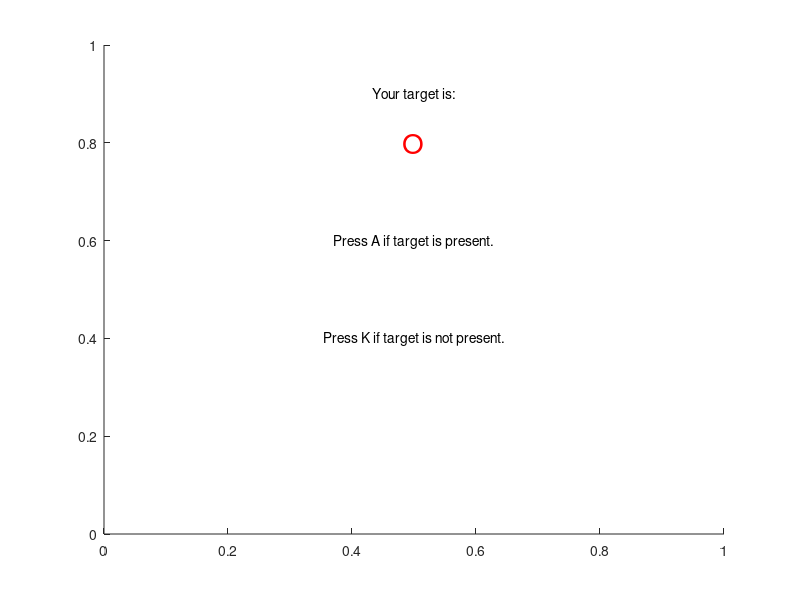
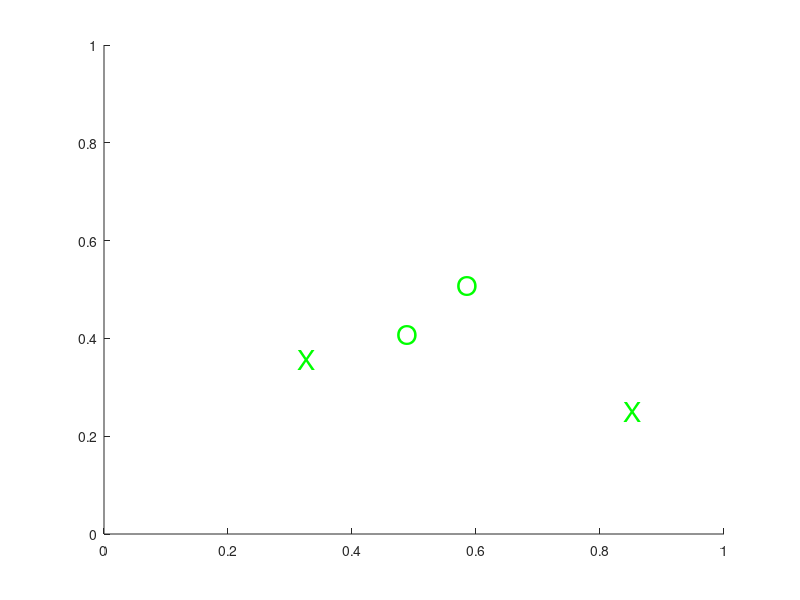
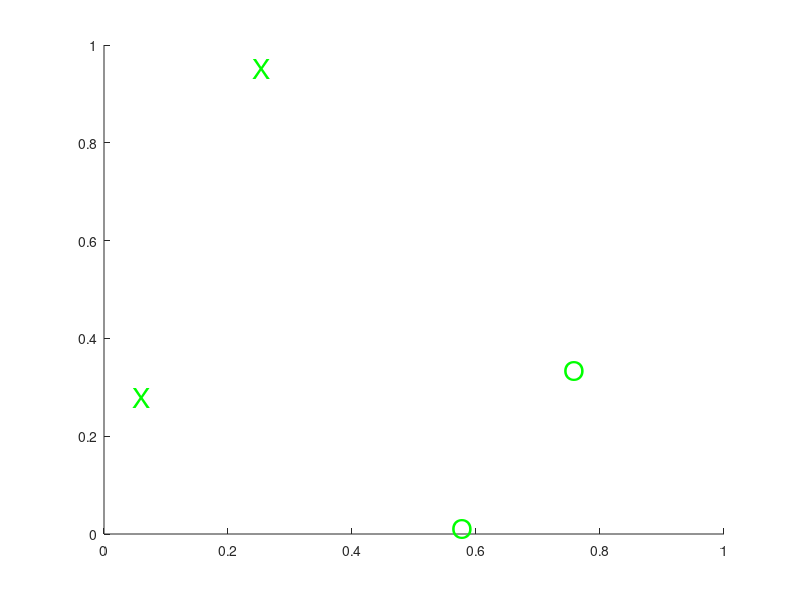
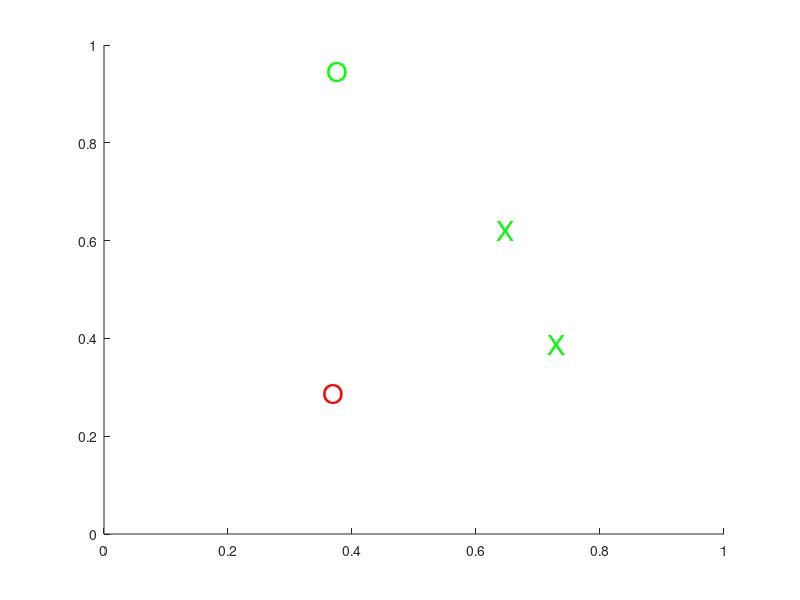

The MATLAB source for these figures, in order:
%% Header
% Collect data from a basic visual search experiment
% Scientific Programming, Spring 2015, Assignment 2
% Course taught by Pascal Wallisch
% Isaac Purton, 3/22/2015

%% Housekeeping
clear all
close all
clc

rng('default')
    % Resets random number generator to its default value

scrsz = get(0,'ScreenSize');
    % Gets size of current monitor

data = {};
for ii = 1:8
    data{ii} = zeros(20,3);
        % Initializes data variable with 8 cells, one for each block
end
stim_order = [1 1 1 1 1 1 1 1 1 1 0 0 0 0 0 0 0 0 0 0];
    % Initializes template stim_order; length = 20
    % stim_order determines whether or not a target is present in a given
    % trial.
stim_order_rand = zeros(160,1);
    % Initializes stim_order_rand variable
jj = 20;
    % Initializes counter jj
for ii = 1:20:160
    stim_order_rand(ii:jj) = stim_order(randperm(length(stim_order)));
    jj = jj + 20;
end
    % Creates a 160-length vector consisting of 8, 20-length vectors.
    % Each of those 20-length vectors is a randomized stim_order specific
    % to each block of trials.
%% DATA COLLECTION
% Show Instruction screen
startup = figure;
set(startup,'visible','off')
set(startup,'Position', [scrsz(3)/4, scrsz(4)/4, scrsz(3)/2, scrsz(4)/2])
    % Centers figure window on screen
set(startup,'ToolBar','none')
    % Omits Figure toolbar

hold on
instr = text(0.5,0.9,'Your target is:');
set(instr,'color','k','HorizontalAlignment','center')
target = text(0.5,0.8,'O');
set(target,'color','r','fontsize',20,'HorizontalAlignment','center')
instr2 = text(0.5,0.6,'Press A if target is present.');
set(instr2,'color','k','HorizontalAlignment','center')
instr3 = text(0.5,0.4,'Press K if target is not present.');
set(instr3,'color','k','HorizontalAlignment','center')
set(startup,'visible','on')
pause(10)
hold off
close(startup)
    % Displays instructions in a figure for 10 seconds (using pause),
    % then closes that figure.
k = 1;
    % Initializes counter k; this is used to keep the code for storing data
    % consistent.
%% Block of 4 item Pop-out (20 trials)
for ii = 1:20
    jj = 1;
        % Initialize a counter used for drawing stimuli
    display = figure;
        % Initializes trial figure
    set(display,'visible','off')
        % Sets figure to be invisible
    set(display,'Position', [scrsz(3)/4, scrsz(4)/4, scrsz(3)/2, ...
        scrsz(4)/2])
        % Centers figure window
    set(display,'ToolBar','none')
        % Disables toolbar in window
    hold on
    while jj <= 4
        % Draws four objects in figure
        if jj == 1 && stim_order_rand(ii) == 1
            t = text(rand(1),rand(1),'O');
            set(t,'color','r','fontsize',20)
            % Draws target if the stim_order_rand value for this trial is 1
        elseif jj == 1 && stim_order_rand(ii) == 0
            t = text(rand(1),rand(1),'O');
            set(t,'color','g','fontsize',20)
            % If the stim_order_rand value for this trial is 0, doesn't
            % draw target.
        elseif jj == 2
            o = text(rand(1),rand(1),'O');
            set(o,'color','g','fontsize',20)
        elseif jj > 2
            g = text(rand(1),rand(1),'X');
            set(g,'color','g','fontsize',20)
        end
        jj = jj + 1;
            % Increments jj
    end
    set(display,'visible','on')
        % Makes figure visible after all stimuli have been drawn
    tic
    pause
    captured_stroke = get(display,'CurrentCharacter');
    data{k}(ii,1) = toc;
        % Stores rt value in data array once a character has been pressed
    if strcmp(captured_stroke,'a') == 1 && stim_order_rand(ii) == 1
        data{k}(ii,2) = 1;
        % Prints 1 if target was present and captured stroke was correct
        % 'Hit'
    elseif strcmp(captured_stroke,'k') == 1 && stim_order_rand(ii) == 0
        data{k}(ii,2) = 2;
        % Prints 2 if target was NOT present and cap. stroke was correct
        % 'Correct Rejection'
    else
        data{k}(ii,2) = 0;
        % Prints 0 if anything else is done
        % 'Miss'
    end
    data{k}(ii,3) = 4;
        % Prints set size
    close
end
k = k + 1;
    % Increments k
%% Block of 8 item Pop-out (20 trials)
for ii = 21:40
    jj = 1;
    display = figure;
    set(display,'Position', [scrsz(3)/4, scrsz(4)/4, scrsz(3)/2, ...
        scrsz(4)/2])
    set(display,'ToolBar','none')
    hold on
    while jj <= 8
        if jj == 1 && stim_order_rand(ii) == 1
            t = text(rand(1),rand(1),'O');
            set(t,'color','r','fontsize',20)
        elseif jj == 1 && stim_order_rand(ii) == 0
            t = text(rand(1),rand(1),'O');
            set(t,'color','g','fontsize',20)
        elseif jj > 1 && jj <= 4
            o = text(rand(1),rand(1),'O');
            set(o,'color','g','fontsize',20)
        elseif jj >= 5
            g = text(rand(1),rand(1),'X');
            set(g,'color','g','fontsize',20)
        end
        jj = jj + 1;
    end
    set(display,'visible','on')
    tic
    pause
    captured_stroke = get(display,'CurrentCharacter');
    data{k}(ii,1) = toc;
    if strcmp(captured_stroke,'a') == 1 && stim_order_rand(ii) == 1
        data{k}(ii,2) = 1;
    elseif strcmp(captured_stroke,'k') == 1 && stim_order_rand(ii) == 0
        data{k}(ii,2) = 2;
    else
        data{k}(ii,2) = 0;
    end
    data{k}(ii,3) = 8;
    close
end
k = k + 1;
%% Block of 12 item Pop-out (20 trials)
for ii = 41:60
    jj = 1;
    display = figure;
    set(display,'visible','off')
    set(display,'Position', [scrsz(3)/4, scrsz(4)/4, scrsz(3)/2, ...
        scrsz(4)/2])
    set(display,'ToolBar','none')
    hold on
    while jj <= 12
        if jj == 1 && stim_order_rand(ii) == 1
            t = text(rand(1),rand(1),'O');
            set(t,'color','r','fontsize',20)
        elseif jj == 1 && stim_order_rand(ii) == 0
            t = text(rand(1),rand(1),'O');
            set(t,'color','g','fontsize',20)
        elseif jj > 1 && jj <= 6
            o = text(rand(1),rand(1),'O');
            set(o,'color','g','fontsize',20)
        elseif jj >= 7
            g = text(rand(1),rand(1),'X');
            set(g,'color','g','fontsize',20)
        end
        jj = jj + 1;
    end
    set(display,'visible','on')
    tic
    pause
    captured_stroke = get(display,'CurrentCharacter');
    data{k}(ii,1) = toc;
    if strcmp(captured_stroke,'a') == 1 && stim_order_rand(ii) == 1
        data{k}(ii,2) = 1;
    elseif strcmp(captured_stroke,'k') == 1 && stim_order_rand(ii) == 0
        data{k}(ii,2) = 2;
    else
        data{k}(ii,2) = 0;
    end
    data{k}(ii,3) = 12;
    close
end
k = k + 1;
%% Block of 16 item Pop-out (20 trials)
for ii = 61:80
    jj = 1;
    display = figure;
    set(display,'visible','off')
    set(display,'Position', [scrsz(3)/4, scrsz(4)/4, scrsz(3)/2, ...
        scrsz(4)/2])
    set(display,'ToolBar','none')
    hold on
    while jj <= 16
        if jj == 1 && stim_order_rand(ii) == 1
            t = text(rand(1),rand(1),'O');
            set(t,'color','r','fontsize',20)
        elseif jj == 1 && stim_order_rand(ii) == 0
            t = text(rand(1),rand(1),'O');
            set(t,'color','g','fontsize',20)
        elseif jj > 1 && jj <= 8
            o = text(rand(1),rand(1),'O');
            set(o,'color','g','fontsize',20)
        elseif jj >= 9
            g = text(rand(1),rand(1),'X');
            set(g,'color','g','fontsize',20)
        end
        jj = jj + 1;
    end
    set(display,'visible','on')
    tic
    pause
    captured_stroke = get(display,'CurrentCharacter');
    data{k}(ii,1) = toc;
    if strcmp(captured_stroke,'a') == 1 && stim_order_rand(ii) == 1
        data{k}(ii,2) = 1;
    elseif strcmp(captured_stroke,'k') == 1 && stim_order_rand(ii) == 0
        data{k}(ii,2) = 2;
    else
        data{k}(ii,2) = 0;
    end
    data{k}(ii,3) = 16;
    close
end
k = k + 1;
%% Block of 4 item Conjunction (20 trials)
for ii = 81:100
    jj = 1;
    display = figure;
    set(display,'visible','off')
    set(display,'Position', [scrsz(3)/4, scrsz(4)/4, scrsz(3)/2, ...
        scrsz(4)/2])
    set(display,'ToolBar','none')
    hold on
    while jj <= 4
        if jj == 1 && stim_order_rand(ii) == 1
            t = text(rand(1),rand(1),'O');
            set(t,'color','r','fontsize',20)
        elseif jj == 1 && stim_order_rand(ii) == 0
            t = text(rand(1),rand(1),'X');
            set(t,'color','r','fontsize',20)
        elseif jj == 2
            o = text(rand(1),rand(1),'X');
            set(o,'color','r','fontsize',20)
        elseif jj == 3
            g = text(rand(1),rand(1),'X');
            set(g,'color','g','fontsize',20)
        elseif jj == 4
            g = text(rand(1),rand(1),'O');
            set(g,'color','g','fontsize',20)
        end
        jj = jj + 1;
    end
    set(display,'visible','on')
    tic
    pause
    captured_stroke = get(display,'CurrentCharacter');
    data{k}(ii,1) = toc;
    if strcmp(captured_stroke,'a') == 1 && stim_order_rand(ii) == 1
        data{k}(ii,2) = 1;
    elseif strcmp(captured_stroke,'k') == 1 && stim_order_rand(ii) == 0
        data{k}(ii,2) = 2;
    else
        data{k}(ii,2) = 0;
    end
    data{k}(ii,3) = 4;
    close
end
k = k + 1;
%% Block of 8 item Conjunction (20 trials)
for ii = 101:120
    jj = 1;
    display = figure;
    set(display,'visible','off')
    set(display,'Position', [scrsz(3)/4, scrsz(4)/4, scrsz(3)/2, ...
        scrsz(4)/2])
    set(display,'ToolBar','none')
    hold on
    while jj <= 8
        if jj == 1 && stim_order_rand(ii) == 1
            t = text(rand(1),rand(1),'O');
            set(t,'color','r','fontsize',20)
        elseif jj == 1 && stim_order_rand(ii) == 0
            t = text(rand(1),rand(1),'X');
            set(t,'color','r','fontsize',20)
        elseif jj > 1 && jj <= 4
            o = text(rand(1),rand(1),'X');
            set(o,'color','r','fontsize',20)
        elseif jj == 5 || jj == 6
            g = text(rand(1),rand(1),'O');
            set(g,'color','g','fontsize',20)
        elseif jj == 7 || jj == 8
            g = text(rand(1),rand(1),'X');
            set(g,'color','g','fontsize',20)
        end
        jj = jj + 1;
    end
    set(display,'visible','on')
    tic
    pause
    captured_stroke = get(display,'CurrentCharacter');
    data{k}(ii,1) = toc;
    if strcmp(captured_stroke,'a') == 1 && stim_order_rand(ii) == 1
        data{k}(ii,2) = 1;
    elseif strcmp(captured_stroke,'k') == 1 && stim_order_rand(ii) == 0
        data{k}(ii,2) = 2;
    else
        data{k}(ii,2) = 0;
    end
    data{k}(ii,3) = 8;
    close
end
k = k + 1;
%% Block of 12 item Conjunction (20 trials)
for ii = 121:140
    jj = 1;
    display = figure;
    set(display,'visible','off')
    set(display,'Position', [scrsz(3)/4, scrsz(4)/4, scrsz(3)/2, ...
        scrsz(4)/2])
    set(display,'ToolBar','none')
    hold on
    while jj <= 12
        if jj == 1 && stim_order_rand(ii) == 1
            t = text(rand(1),rand(1),'O');
            set(t,'color','r','fontsize',20)
        elseif jj == 1 && stim_order_rand(ii) == 0
            t = text(rand(1),rand(1),'X');
            set(t,'color','r','fontsize',20)
        elseif jj > 1 && jj <= 6
            o = text(rand(1),rand(1),'X');
            set(o,'color','r','fontsize',20)
        elseif jj > 6 && jj <= 9
            g = text(rand(1),rand(1),'O');
            set(g,'color','g','fontsize',20)
        elseif jj >= 10
            g = text(rand(1),rand(1),'X');
            set(g,'color','g','fontsize',20)
        end
        jj = jj + 1;
    end
    set(display,'visible','on')
    tic
    pause
    captured_stroke = get(display,'CurrentCharacter');
    data{k}(ii,1) = toc;
    if strcmp(captured_stroke,'a') == 1 && stim_order_rand(ii) == 1
        data{k}(ii,2) = 1;
    elseif strcmp(captured_stroke,'k') == 1 && stim_order_rand(ii) == 0
        data{k}(ii,2) = 2;
    else
        data{k}(ii,2) = 0;
    end
    data{k}(ii,3) = 12;
    close
end
k = k + 1;
%% Block of 16 item Conjunction (20 trials)
for ii = 141:160
    jj = 1;
    display = figure;
    set(display,'visible','off')
    set(display,'Position', [scrsz(3)/4, scrsz(4)/4, scrsz(3)/2, ...
        scrsz(4)/2])
    set(display,'ToolBar','none')
    hold on
    while jj <= 16
        if jj == 1 && stim_order_rand(ii) == 1
            t = text(rand(1),rand(1),'O');
            set(t,'color','r','fontsize',20)
        elseif jj == 1 && stim_order_rand(ii) == 0
            t = text(rand(1),rand(1),'X');
            set(t,'color','r','fontsize',20)
        elseif jj > 1 && jj <= 8
            o = text(rand(1),rand(1),'X');
            set(o,'color','r','fontsize',20)
        elseif jj >= 9 && jj <= 12
            g = text(rand(1),rand(1),'O');
            set(g,'color','g','fontsize',20)
        elseif jj >= 13
            g = text(rand(1),rand(1),'X');
            set(g,'color','g','fontsize',20)
        end
        jj = jj + 1;
    end
    set(display,'visible','on')
    tic
    pause
    captured_stroke = get(display,'CurrentCharacter');
    data{k}(ii,1) = toc;
    if strcmp(captured_stroke,'a') == 1 && stim_order_rand(ii) == 1
        data{k}(ii,2) = 1;
    elseif strcmp(captured_stroke,'k') == 1 && stim_order_rand(ii) == 0
        data{k}(ii,2) = 2;
    else
        data{k}(ii,2) = 0;
    end
    data{k}(ii,3) = 16;
    close
end
%% Data Cleaning/Organization
% data schematic: col 1 = rt, col 2 = hit/miss info, col 3 = set size

for ii = 1:8
    index = find(data{ii}(:,2) == 0);
    data{ii}(index,:) = [];
        % Deletes trials with a miss
end

% Create Matrix for Pop-Out trials
pop_data = cat(1,data{1:4});

% Create Matrix for Conjunction trials
conj_data = cat(1,data{5:8});

% Create Matrix for Pop-Out trials with a target
pop_tar_index = find(pop_data(:,2) == 1);
    % Finds rows with a hit, meaning trial was correct w/ target present
pop_tar_data = pop_data(pop_tar_index,:);
    % Creates new matrix with only hit trials
jj = 1;
pop_tar_mean = zeros(4,2);
    % Initializes matrix
for ii = 4:4:16
    % Counter is thus, 4, 8, 12, 16
    % This will generate four mean scores, one for each set size
    temp = find(pop_tar_data(:,3) == ii);
        % Finds row indicies for all trials with a given set size (ii)
    temp2 = pop_tar_data(temp,1);
        % Stores rt values for trials of a given set size
    pop_tar_mean(jj,1) = mean(temp2);
        % Stores the mean rt for a given set size in a vector
    pop_tar_mean(jj,2) = ii;
        % Prints set size in column two
    jj = jj + 1;
end

% Create Matrix for Pop-Out trials without a target
pop_no_tar_index = find(pop_data(:,2) == 2);
    % Finds rows with a correct rejection, meaning trial was correct w/o 
    % target present
pop_no_tar_data = pop_data(pop_no_tar_index,:);
    % Creates new matrix with only correct rejection trials
jj = 1;
pop_no_tar_mean = zeros(4,1);
for ii = 4:4:16
    temp = find(pop_no_tar_data(:,3) == ii);
    temp2 = pop_no_tar_data(temp,1);
    pop_no_tar_mean(jj) = mean(temp2);
    pop_no_tar_mean(jj,2) = ii;
    jj = jj + 1;
end

% Create Matrix for Conjunction trials with a target
conj_tar_index = find(conj_data(:,2) == 1);
conj_tar_data = conj_data(conj_tar_index,:);
jj = 1;
conj_tar_mean = zeros(4,1);
for ii = 4:4:16
    temp = find(conj_tar_data(:,3) == ii);
    temp2 = conj_tar_data(temp,1);
    conj_tar_mean(jj) = mean(temp2);
    conj_tar_mean(jj,2) = ii;
    jj = jj + 1;
end

% Create Matrix for Conjunction trials without a target
conj_no_tar_index = find(conj_data(:,2) == 2);
conj_no_tar_data = conj_data(conj_no_tar_index,:);
jj = 1;
conj_no_tar_mean = zeros(4,1);
for ii = 4:4:16
    temp = find(conj_no_tar_data(:,3) == ii);
    temp2 = conj_no_tar_data(temp,1);
    conj_no_tar_mean(jj) = mean(temp2);
    conj_no_tar_mean(jj,2) = ii;
    jj = jj + 1;
end

% Create summary matricies for target/no-target data
target_data = cat(1,pop_tar_data,conj_tar_data);
no_target_data = cat(1,pop_no_tar_data,conj_no_tar_data);
    
%% Report Data
% Means
pop_out_mean = mean(pop_data(:,1))
    % Prints mean rt for pop out trials
conj_mean = mean(conj_data(:,1))
    % Prints mean rt for conj trials
target_mean = mean(target_data(:,1))
    % Prints mean rt for trials with a target
no_target_mean = mean(no_target_data(:,1))
    % Prints mean rt for trials without a target

% Correlations
% Print four correlations with p-value:
% Target/Pop-out
[pop_out_with_target_correlation, p] = corrcoef(pop_tar_mean(:,1),...
    pop_tar_mean(:,2))
% Target/Conj
[conj_with_target_correlation, p] = corrcoef(conj_tar_mean(:,1),...
    conj_tar_mean(:,2))
% No Target/Pop-Out
[pop_out_without_target_correlation, p] = corrcoef(pop_no_tar_mean(:,1),...
    pop_no_tar_mean(:,2))
% No Target/Conj
[conj_without_target_correlation, p] = corrcoef(conj_no_tar_mean(:,1),...
    conj_no_tar_mean(:,2))

%% Draw Graphs
% Bar graphs
graphs = figure;
hold on
set(graphs,'Position', [1, 1, scrsz(3), scrsz(4)])
    % Sets figure dimentions to be equal to screen size

labels_1 = {'Pop Out' 'Conjunction'};
    % Creates labels for bars
set_one = [pop_out_mean conj_mean];
subplot(2,2,1)
    % Establish four subplots, puts this graph in top-left
hold on
type = bar(set_one);
    % Draw graph, assign handle
set(gca,'XLim',[0 3],'XTick',[1 2],'XTickLabel',labels_1)
    % Sets x-axis limit to 0 to 3, labels each bar appropriately
ylabel('Reaction Time')
xlabel('Mean Values')
title('Mean Reaction Times for Pop Out vs Conjunction Type Searches')
    % Labels/titles

labels_2 = {'Target Present' 'No Target'};
    % More labels
set_two = [target_mean no_target_mean];
subplot(2,2,2)
hold on
targ = bar(set_two);
set(gca,'XLim',[0 3],'XTick',[1 2],'XTickLabel',labels_2)
ylabel('Reaction Time')
xlabel('Mean Values')
title('Mean Reaction Times for Trials With vs Without a Valid Target')

% Line graphs
subplot(2,2,3)
hold on
w_targets_pop = plot(pop_tar_mean(:,2),pop_tar_mean(:,1),'bo-');
    % Draws a solid blue line for pop-out data, with 'o' at each data point
w_targets_conj = plot(conj_tar_mean(:,2),conj_tar_mean(:,1),'ro-');
    % Draws a solid red line for conj data, with 'o' at each data point
set(gca,'XTick',[4 8 12 16])
    % Sets visible x-ticks (x-values that appear on the x-axis)
ylabel('Mean Reaction Time')
xlabel('Set Size')
title('Reaction Time vs Set Size for Trials with Targets; Pop-Out: Blue, Conj: Red')

subplot(2,2,4)
hold on
wo_targets_pop = plot(pop_no_tar_mean(:,2),pop_no_tar_mean(:,1),'bo-');
wo_targets_conj = plot(conj_no_tar_mean(:,2),conj_no_tar_mean(:,1),'ro-');
set(gca,'XTick',[4 8 12 16])
ylabel('Mean Reaction Time')
xlabel('Set Size')
title('Reaction Time vs Set Size for Trials without Targets; Pop-Out: Blue, Conj: Red')